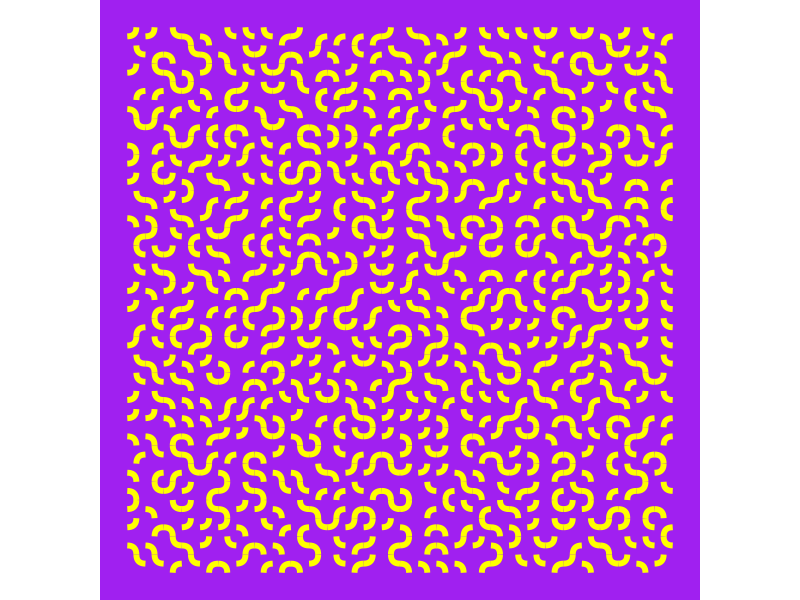

Source code (R): (Note: this script raises an error after producing the figure.)
library(tidyr)
library(dplyr)
library(ggforce)


curves <- tribble(
  ~n, ~name, ~x, ~y,
  1, "lu", c(0, 0.5, 0.5), c(0.5, 0.5, 1),
  2, "rd", c(0.5, 0.5, 1), c(0, 0.5, 0.5),
  3, "ld", c(0, 0.5, 0.5), c(0.5, 0.5, 0),
  4, "ru", c(0.5, 0.5, 1), c(1, 0.5, 0.5)
  )

t = 900

tiles <- data.frame(
  col = rep(1:sqrt(t), sqrt(t)),
  row = rep(1:sqrt(t), each = sqrt(t)),
  n = sample(c(1, 2, 3, 4), replace = TRUE, size = t)
) %>% 
  left_join(curves) %>% 
  unnest(c(x, y))

ggplot(tiles) +
  geom_bspline(aes(col + x, row + y, group = interaction(col, row)), size = 2, n = 10, color = "yellow") +
  coord_fixed() +
  theme_void() +
  theme(
    plot.background = element_rect(fill = "purple", color = NA)
  ) +
  ggsave(here::here("truchet", "plots", "truchet-curve.png"), dpi = 320, height = 8, width = 8)
